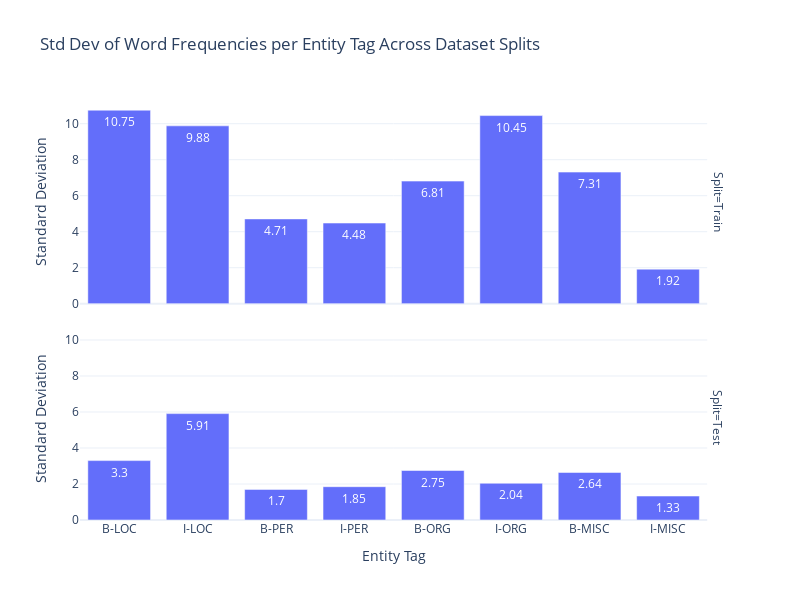

The cell this chart's notebook holds for it:
### Code cell
tags_of_interest = ['B-LOC', 'I-LOC', 'B-PER', 'I-PER', 'B-ORG', 'I-ORG', 'B-MISC', 'I-MISC']
ANERCorp = corpora['ANERCorp_CamelLab']

analyzer = EntityTagDistributionAnalyzer(ANERCorp, tags_of_interest)
distributions = analyzer.calculate_distributions(['train', 'test'])

analyzer.visualize_distributions(
    distributions,
    metric='Standard Deviation',
    title='Std Dev of Word Frequencies per Entity Tag Across Dataset Splits'
)

### Figure 1 — Plotly figure (JSON) as saved in the notebook; plotly's stock layout.template omitted (floating-point values rounded to 4 significant figures)
{"data": [{"alignmentgroup": "True", "hovertemplate": "Split=Train<br>Tag=%{x}<br>Standard Deviation=%{text}<extra></extra>", "legendgroup": "", "marker": {"color": "#636efa", "pattern": {"shape": ""}}, "name": "", "offsetgroup": "", "orientation": "v", "showlegend": false, "text": [10.75, 9.88, 4.71, 4.48, 6.81, 10.45, 7.31, 1.92], "textposition": "auto", "type": "bar", "x": ["B-LOC", "I-LOC", "B-PER", "I-PER", "B-ORG", "I-ORG", "B-MISC", "I-MISC"], "xaxis": "x2", "y": [10.75, 9.88, 4.71, 4.48, 6.81, 10.45, 7.31, 1.92], "yaxis": "y2"}, {"alignmentgroup": "True", "hovertemplate": "Split=Test<br>Tag=%{x}<br>Standard Deviation=%{text}<extra></extra>", "legendgroup": "", "marker": {"color": "#636efa", "pattern": {"shape": ""}}, "name": "", "offsetgroup": "", "orientation": "v", "showlegend": false, "text": [3.3, 5.91, 1.7, 1.85, 2.75, 2.04, 2.64, 1.33], "textposition": "auto", "type": "bar", "x": ["B-LOC", "I-LOC", "B-PER", "I-PER", "B-ORG", "I-ORG", "B-MISC", "I-MISC"], "xaxis": "x", "y": [3.3, 5.91, 1.7, 1.85, 2.75, 2.04, 2.64, 1.33], "yaxis": "y"}], "layout": {"annotations": [{"font": {}, "showarrow": false, "text": "Split=Test", "textangle": 90, "x": 0.98, "xanchor": "left", "xref": "paper", "y": 0.2425, "yanchor": "middle", "yref": "paper"}, {"font": {}, "showarrow": false, "text": "Split=Train", "textangle": 90, "x": 0.98, "xanchor": "left", "xref": "paper", "y": 0.7575, "yanchor": "middle", "yref": "paper"}], "barmode": "group", "height": 600, "legend": {"tracegroupgap": 0}, "showlegend": false, "title": {"text": "Std Dev of Word Frequencies per Entity Tag Across Dataset Splits"}, "width": 800, "xaxis": {"anchor": "y", "domain": [0, 0.98], "title": {"text": "Entity Tag"}}, "xaxis2": {"anchor": "y2", "domain": [0, 0.98], "matches": "x", "showticklabels": false}, "yaxis": {"anchor": "x", "domain": [0, 0.485], "title": {"text": "Standard Deviation"}}, "yaxis2": {"anchor": "x2", "domain": [0.515, 1], "matches": "y", "title": {"text": "Standard Deviation"}}}}
